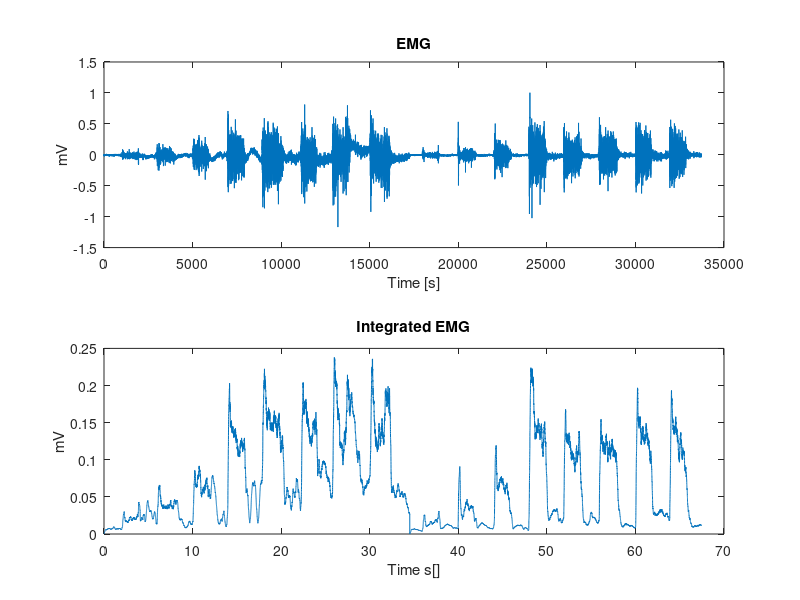

MATLAB code to generate this figure:
%% Elaborazione Segnali Biomedici - Soluzione Laboratorio 03
% Prof. Veronese Mattia - UNIPD

%% OPENING
clear all
close all
clc

%% Esercizio BIOPAC

% 1) Caricare e plottare il segnale EMG
load EMG_bothArm_crescente.mat

dt = 0.002;                                 % Tempo di campionamento [s]
N_campioni = size(data,1);                  % Numero totale di campioni
duration = (N_campioni-1)*dt;                 % Durata di acquisizione del segnale
time = linspace(0,duration,N_campioni);   % Vettore tempo

figure(1)
subplot(2,1,1)
% plot(time, data(:,1))
plot(data(:,1))
xlabel('Time [s]')
ylabel('mV')
title('EMG')
subplot(2,1,2)
plot(time, data(:,2))
xlabel('Time s[]')
ylabel('mV')
title('Integrated EMG')

%% 2) Creare matrice contenente, valore medio, valore massimo, valore minimio e picco-to-picco per ogni singola contrazione del braccio dominante
ind_contractions_arm1 = [979,2001;2951,4051;4993,5993;6922,8022;8887,10087;11090,11990;12890,13990;15010,16210];

tot_contractions_arm1 = size(ind_contractions_arm1, 1);
stats_arm1 = zeros(tot_contractions_arm1, 4);

for i=1:tot_contractions_arm1
    contractions_arm1 = data(ind_contractions_arm1(i,1):ind_contractions_arm1(i,2),1);
    stats_arm1(i, 1) = mean(contractions_arm1);
    stats_arm1(i, 2) = max(contractions_arm1);
    stats_arm1(i, 3) = min(contractions_arm1);
    stats_arm1(i, 4) = stats_arm1(i, 2) - stats_arm1(i, 3);
    
end     % for


% Creare matrice contenente, valore medio, valore massimo, valore minimio e picco-to-picco per ogni singola contrazione del braccio NON dominante
times_contractions_arm2 = [17980,18930;19960,21000;21980,22980;23970,24980;25940,27030;27940,29080;30010,30910;31940,32900];

tot_contractions_2 = size(times_contractions_arm2, 1);
stats_arm2 = zeros(tot_contractions_2, 4);

for i=1:tot_contractions_2
    contractions_arm2 = data(times_contractions_arm2(i,1):times_contractions_arm2(i,2),1);
    stats_arm2(i, 1) = mean(contractions_arm2);
    stats_arm2(i, 2) = max(contractions_arm2);
    stats_arm2(i, 3) = min(contractions_arm2);
    stats_arm2(i, 4) = stats_arm2(i, 2) - stats_arm2(i, 3);
end     % for

disp('VERIFICA LE VARIABILI stats_arm* PER LE SOLUZIONI ESERCIZIO - PARTE 2')

%% 3) Per ogni parametro rilevato (mean, max, …) per le 5 misurazioni a forza massima calcolare media e SD 
stats_arm1_max_contractions = zeros(2, 4);
stats_arm2_max_contractions = zeros(2, 4);

for i=1:4
    % Braccio dominante
    stats_arm1_max_contractions(1,i) = mean(stats_arm1(4:end,i));
    stats_arm1_max_contractions(2,i) = std(stats_arm1(4:end,i));
    % Braccio non dominante
    stats_arm2_max_contractions(1,i) = mean(stats_arm2(4:end,i));
    stats_arm2_max_contractions(2,i) = std(stats_arm2(4:end,i));
    
end


% 4) Per ogni parametro rilevato (mean, min, max, P-P) confrontare la media ottenuta 
% al passo precedente con il valore relativo al gruppo di dati a forza minima 
% e determinare l’aumento percentuale nelle due diverse situazioni
% Aumento percentuale del braccio dominante
aumento_perc_arm1 = zeros(1,4);
for i=1:size(aumento_perc_arm1, 2)
    aumento_perc_arm1(:,i) = (stats_arm1_max_contractions(1,i)-stats_arm1(1,i))/stats_arm1(1,i)*100;
end     % for

% Aumento percentuale del braccio NON dominante
aumento_perc_arm2 = zeros(1,4);
for i=1:size(aumento_perc_arm2, 2)
    aumento_perc_arm2(:,i) = (stats_arm2_max_contractions(1,i)-stats_arm2(1,i))/stats_arm2(1,i)*100;
end     % for

disp('VERIFICA LE VARIABILI aumento_perc_arm* PER LE SOLUZIONI ESERCIZIO - PARTE 3')

